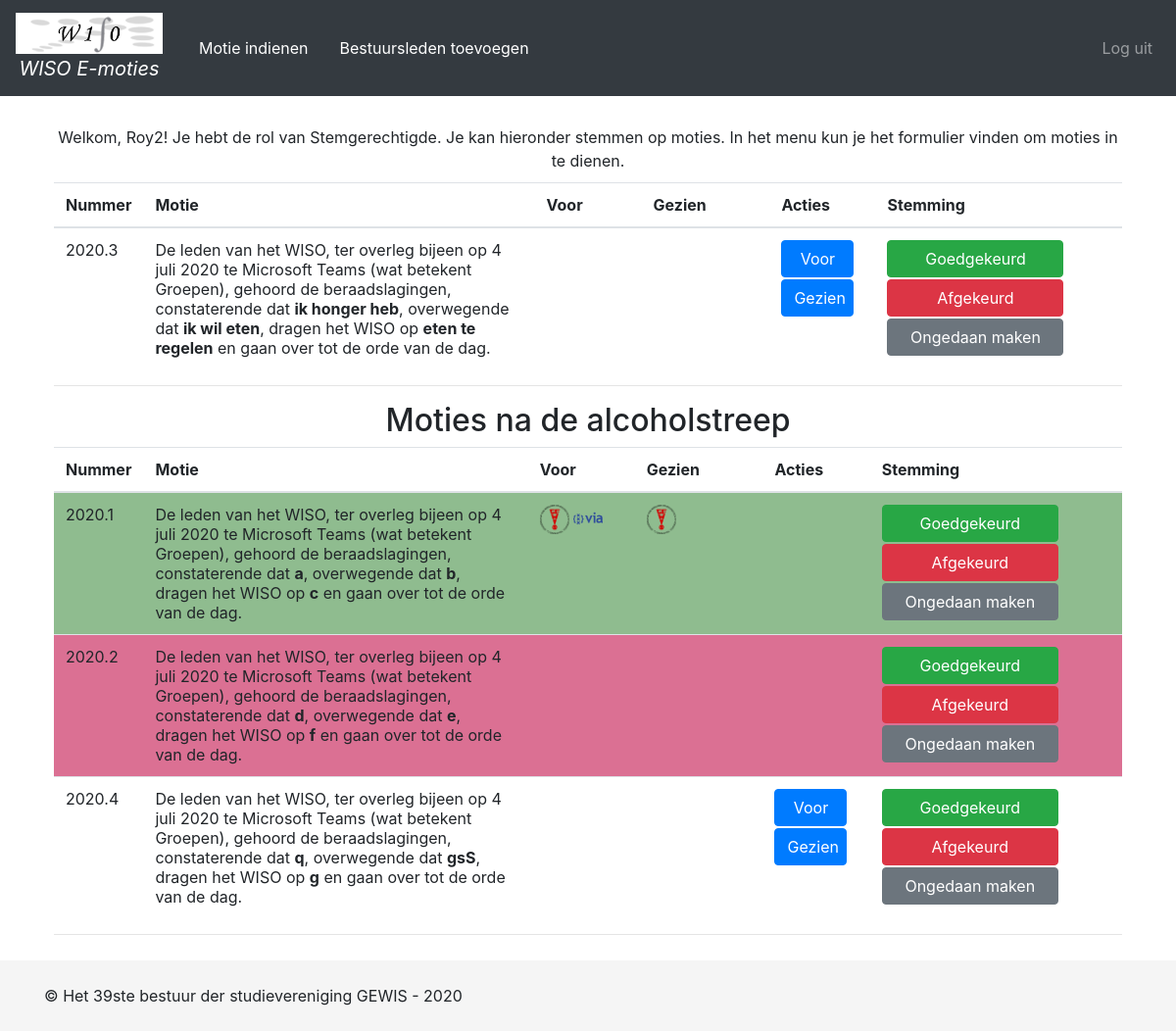
The app's page / (signed in) with its own data.
### app/models.py (models this page shows)
class User(db.Model, UserMixin):
    id = db.Column(db.Integer(), primary_key=True)
    username = db.Column(db.String(64), index=True, unique=True)
    password = db.Column(db.String(128))
    active = db.Column(db.Boolean(), default=True)
    email = db.Column(db.String(128), unique=True)
    roles = db.relationship('Role', secondary='user_roles')
    association = db.Column(db.String(32))

class Resolution(db.Model):
    id = db.Column(db.Integer(), primary_key=True)
    observation = db.Column(db.String(512), nullable=False)
    consideration = db.Column(db.String(512), nullable=False)
    decision = db.Column(db.String(512), nullable=False)
    user_id = db.Column(db.Integer(), db.ForeignKey('user.id'))
    timestamp = db.Column(db.DateTime())
    passed = db.Column(db.Boolean())
    alcohol = db.Column(db.Boolean())
    votes = db.relationship('Vote', backref='resolution', lazy='dynamic')
    seen_by = db.relationship('Seen', backref='resolution', lazy='dynamic')
    def vote_list(self):
        return list(map(vote_to_association, self.votes))
    def seen_list(self):
        return list(map(vote_to_association, self.seen_by))

class Vote(db.Model):
    resolution_id = db.Column(db.Integer(), db.ForeignKey('resolution.id'), primary_key=True)
    association = db.Column(db.String(), primary_key=True)
    timestamp = db.Column(db.DateTime())

class Seen(db.Model):
    resolution_id = db.Column(db.Integer(), db.ForeignKey('resolution.id'), primary_key=True)
    association = db.Column(db.String(), primary_key=True)
    timestamp = db.Column(db.DateTime())

### app/routes.py (the view)
@app.route('/')
def index():
    if not current_user.is_authenticated or current_user.is_anonymous:
        return render_template('index.html')
    return render_template('resolutions.html', Resolution=Resolution, Vote=Vote, Seen=Seen)

### app/models.py (called while the page is built)
def vote_to_association(vote):
    return vote.association

### app/templates/resolutions.html
{% extends "base.html" %}
{% block content %}
    <div class="motielijst">
        <p class="text">
        Welkom, {{ current_user.username }}! Je hebt de rol van {% if current_user.has_roles('Voorzitter') %}Stemgerechtigde. Je kan hieronder stemmen op moties. In het menu kun je het formulier vinden om moties in te dienen.
        {% elif current_user.has_roles('Bestuurslid') %}Bestuurslid. Vraag je voorzitter om te stemmen op moties. In het menu kun je het formulier vinden om moties in te dienen.
        {% else %}Kandi. Je kan alleen moties bekijken! Gelukkig voor jou is het WISO online, dus hoef je geen moties rond te delen. Dat is boffen!{% endif %}
        </p>
        {% for i in [false, true] %}
        {% if i == true %}
            <h2>Moties na de alcoholstreep</h2>
        {% endif %}
        <table class="table">
            <thead>
                <tr>
                    <th>Nummer</th>
                    <th>Motie</th>
                    <th>Voor</th>
                    <th>Gezien</th>
                    {% if current_user.has_roles('Voorzitter') %}
                    <th>Acties</th>
                    {% endif %}
                    {% if current_user.has_roles('Admin') %}
                    <th>Stemming</th>
                    {% endif %}
                </tr>
            </thead>
            {% for r in Resolution.query.filter(Resolution.alcohol == i).all() %}
                {% with votes = r.vote_list() %}
                {% with seen = r.seen_list() %}
                {% if r.passed == true %}
                <tr class="row-backgroundcolor-green">
                {% elif r.passed == false %}
                <tr class="row-backgroundcolor-red">
                {% else %}
                <tr>
                {% endif %}
                <td>
                    2020.{{ r.id }}
                </td>
                <td>
                    De leden van het WISO, ter overleg bijeen op 4 juli 2020 te Microsoft Teams (wat betekent Groepen), gehoord de beraadslagingen, constaterende dat <b>{{ r.observation }}</b>, overwegende dat <b>{{ r.consideration }}</b>, dragen het WISO op <b>{{ r.decision }}</b> en gaan over tot de orde van de dag.
                </td>
                <td width="10%">
                    {% for vote in votes %}
                        <img src="{{ url_for('.static', filename='logos/' + vote + '.png') }}" width="30px" alt="">
                    {% endfor %}
                </td>
                <td width="12%">
                    {% for seen in seen %}
                        <img src="{{ url_for('.static', filename='logos/' + seen + '.png') }}" width="30px" alt="">
                    {% endfor %}
                </td>
                {% if current_user.has_roles('Voorzitter') %}
                <td>
                    {% if r.passed == none %}
                    {% if not current_user.association in votes %}
                        <a href="{{ url_for('vote_resolution', id=r.id) }}" class="btn btn-primary" >Voor</a>
                    {% endif %}
                    {% if not current_user.association in seen %}
                        <a href="{{ url_for('mark_resolution_as_seen', id=r.id) }}" class="btn btn-primary" >Gezien</a>
                    {% endif %}
                    {% endif %}
                </td>
                {% endif %}
                {% if current_user.has_roles('Admin') %}
                <td class="admin-buttons">
                    <a href="{{ url_for('pass_resolution', id=r.id) }}" class="btn btn-success" >Goedgekeurd</a>
                    <a href="{{ url_for('reject_resolution', id=r.id) }}" class="btn btn-danger" >Afgekeurd</a>
                    <a href="{{ url_for('undo_resolution_vote', id=r.id) }}" class="btn btn-secondary" >Ongedaan maken</a>
                </td>
                {% endif %}
            </tr>
                {% endwith %}
                {% endwith %}
            {% endfor %}
        </table>
        <hr>
        {% endfor %}
    </div>
{% endblock %}

### app/templates/base.html (shortened to what this page needs)
<html>
    <head>
        <link rel="stylesheet" href="https://stackpath.bootstrapcdn.com/bootstrap/4.4.1/css/bootstrap.min.css">
        <link rel="stylesheet" href="{{url_for('.static', filename='css/styles.css')}}">
    </head>
    <body class="d-flex flex-column h-100">
        <nav class="navbar navbar-expand-sm bg-dark navbar-dark">
            <a class="navbar-brand" href="{{ url_for('index') }}">
                <img src="{{ url_for('.static', filename='logos/wisoLogo.png') }}" width="150px" alt="">
                <p class="title"> WISO E-moties </p>
            </a>
            {% if not current_user.is_anonymous %}
            <ul class="knop">
                {% if current_user.has_roles('Bestuurslid') %}
                    {% with page = url_for('submit_resolution') %}
                    <li class="nav-item {% if page == request.path %}active{% endif %}">
                        <a class="nav-link" href="{{ page }}">Motie indienen</a>
                    </li>
                    {% endwith %}
                {% endif %}
                {% if current_user.has_roles('Voorzitter') %}
                    {% with page = url_for('register_board_member') %}
                    <li class="nav-item {% if page == request.path %}active{% endif %}">
                        <a class="nav-link" href="{{ page }}">Bestuursleden toevoegen</a>
                    </li>
                    {% endwith %}
                {% endif %}
            </ul>
            {% endif %}
            <ul class="navbar-nav ml-auto">
                {% if current_user.is_anonymous %}
                    {% with page = url_for('user.login') %}
                    <li class="nav-item {% if page == request.path %}active{% endif %}">
                        <a class="nav-link" href="{{ page }}">Log in</a>
                    </li>
                    {% endwith %}
                {% else %}
                    {% with page = url_for('user.logout') %}
                    <li class="nav-item {% if page == request.path %}active{% endif %}">
                        <a class="nav-link" href="{{ page }}">Log uit</a>
                    </li>
                    {% endwith %}
                {% endif %}
            </ul>
        </nav>
        <div class="container">
            {% block content %}{% endblock %}
        </div>
        <footer class="footer mt-auto py-4">
            <div class="container">
                © Het 39ste bestuur der studievereniging GEWIS - 2020
            </div>
        </footer>
    </body>
</html>

### app/static/css/styles.css (style rules this page uses)
table.table { padding: 10px; }
p.title { font-style: oblique; text-align: center; margin-bottom: 0; }
.text { margin-top: 10px; margin-bottom: 10px; }
div.motielijst { margin: 10px; text-align: center; overflow-x: auto; }
div.container { margin-top: 10px; min-width: 95%; }
ul.knop { list-style-type: none; margin-left: 5px; margin-right: 5px; padding: 0; overflow: hidden; }
ul.knop li { float: left; }
ul.knop li a { color: white; text-align: center; padding: 16px; }
dl, ol, ul { margin-top: 0; margin-bottom: 0; }
a.btn.btn-primary { margin-bottom: 2px; width: 74px; }
td.admin-buttons > a.btn { margin-bottom: 2px; width: 180px; }
.footer { background-image: none; background-color: #f5f5f5; transition: background-image 1.0s ease-in-out; }
.footer .container { margin-top: 0px; }
tr.row-backgroundcolor-green { background-color: darkseagreen; }
tr.row-backgroundcolor-red { background-color: palevioletred; }

### records on screen
User: username "Roy2"
Resolution: id "3", observation "ik honger heb", consideration "ik wil eten", decision "eten te regelen"
Resolution: id "1", observation "a", consideration "b", decision "c"
Vote: association (picture)
Vote: shows a picture
Seen: association (picture)
Resolution: id "2", observation "d", consideration "e", decision "f"
Resolution: id "4", observation "q", consideration "gsS", decision "g"
